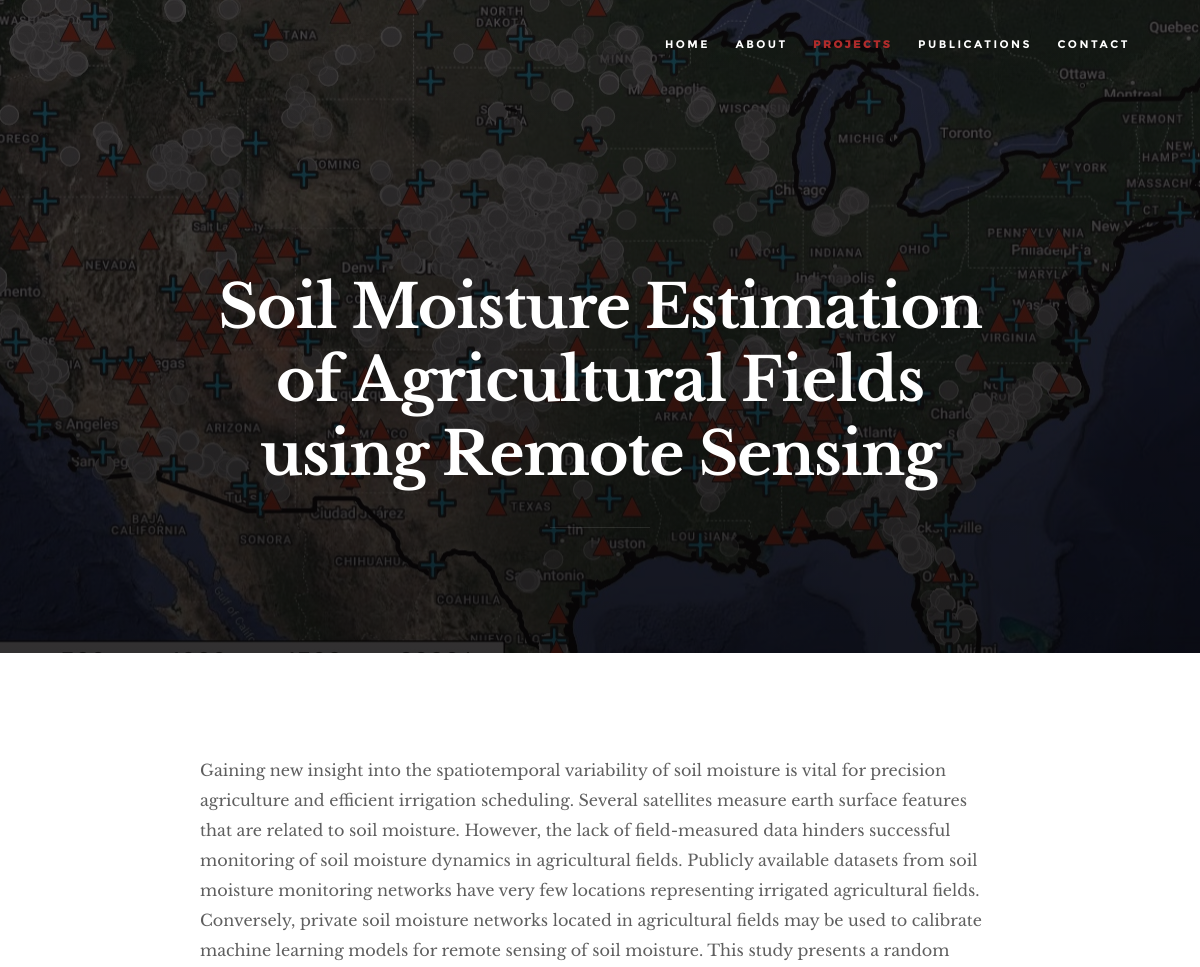
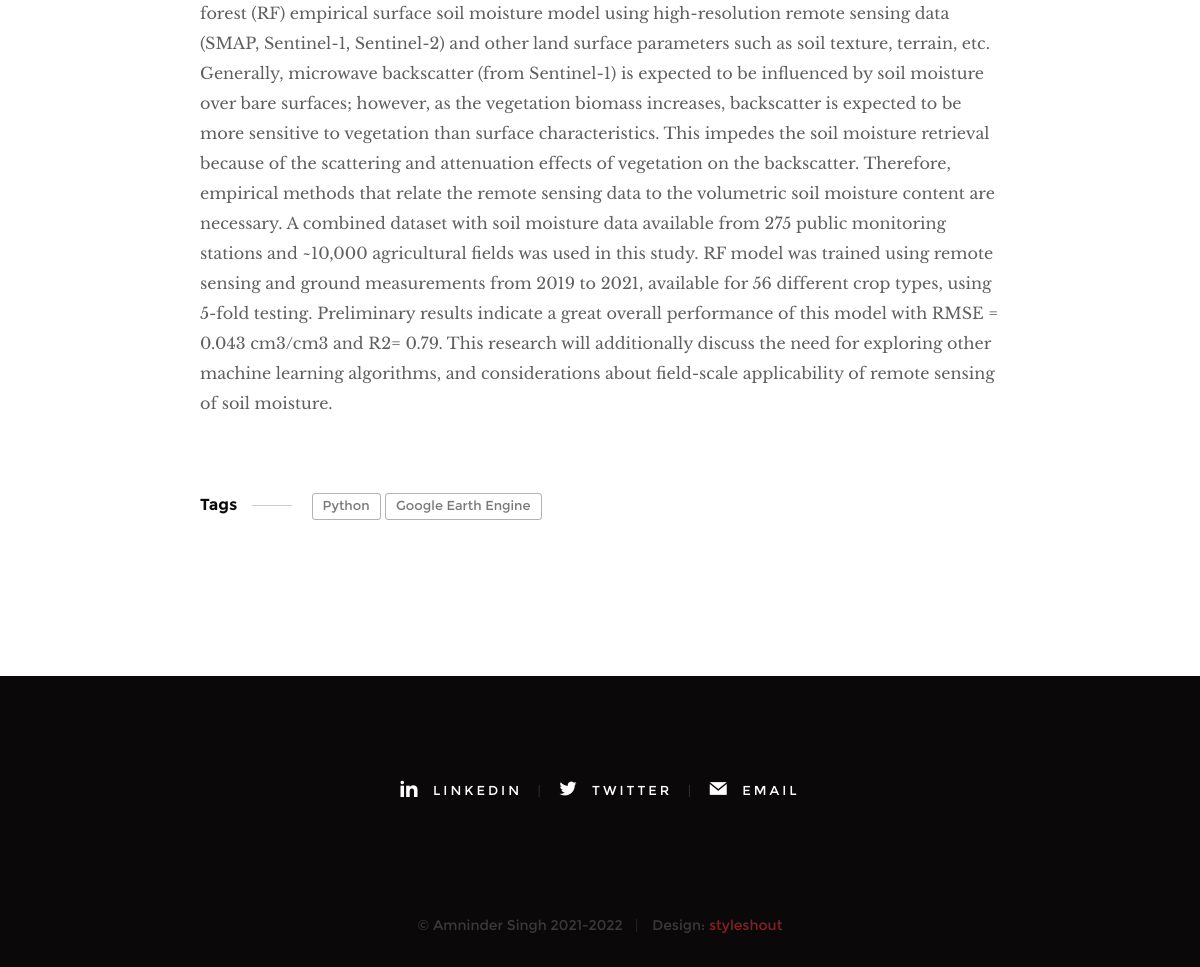
/project/7/, run on the app's committed database (2 pictures, top to bottom).
### home/models.py (models this page shows, shortened)
class Project(models.Model):
    title = models.CharField(max_length=200)
    description = models.TextField(null=True, blank=True)
    featured_image = models.ImageField(null=True, blank=True, default="default.jpg")
    image1 = models.ImageField(null=True, blank=True, default="default.jpg")
    image2 = models.ImageField(null=True, blank=True, default="default.jpg")
    image3 = models.ImageField(null=True, blank=True, default="default.jpg")
    project_link = models.TextField(max_length=500, null=True, blank=True)
    publication_link = models.TextField(max_length=2000, null=True, blank=True)
    tags = models.ManyToManyField('Tag', blank=True)
    created = models.DateTimeField(auto_now_add=True)
    class Meta:
        ordering = ['-created']

class Tag(models.Model):
    name = models.CharField(max_length=200)
    def __str__(self):
        return self.name

### home/views.py (the view)
# urls.py: path('project/<int:pk>/', views.project, name = "project")
def project(request, pk):
    projectObj = Project.objects.get(id=pk)
    return render(request, 'single-project.html', {'project': projectObj})

### templates/single-project.html (shortened to what this page needs)
{% load static %}
<!DOCTYPE html>
<html class="no-js" lang="en">
<head>
    <link rel="stylesheet" href="{% static 'css/base.css' %}">
    <link rel="stylesheet" href="{% static 'css/vendor.css' %}">
    <link rel="stylesheet" href="{% static 'css/main.css' %}">
</head>
<body id="top">
    <header class="s-header">
        <nav class="header-nav-wrap">
            <ul class="header-nav">
                <li><a href="{% url 'home' %}" title="home">Home</a></li>
                <li><a href="{% url 'home' %}#about" title="about">About</a></li>
                <li class="current"><a href="{% url 'home' %}#projects" title="projects">Projects</a></li>
                <li><a href="{% url 'home' %}#publications" title="publications">Publications</a></li>
                <li><a href="{% url 'home' %}#contact" title="contact">Contact</a></li>
            </ul>
        </nav>
    </header>
    <article class="blog-single">
        <div class="page-header page-header--single page-hero" style="background-image:url({{project.featured_image.url}});">
            <div class="row page-header__content narrow">
                <article class="col-full">
                    <div class="page-header__info">
                    </div>
                    <h1 class="page-header__title">
                        <a href="#0" title="">
                            {{project.title}}
                        </a>
                    </h1>
                    <ul class="page-header__meta">
                    </ul>
                </article>
            </div>
        </div>
        <div class="row blog-content">
            <div class="col-full blog-content__main">
                <p> {{project.description|linebreaks}}</p>
                <p class="blog-content__tags">
                    <span>Tags</span>
                    {% for tag in project.tags.all %}
                    <span class="blog-content__tag-list">
                        <a>{{tag}}</a>
                    </span>
                    {% endfor %}
                </p>
            </div>
        </div>
    </article>
    <footer>
        <div class="row">
            <div class="col-full">
                <ul class="footer-social">
                    <li><a href="https://www.linkedin.com/in/amninder-singh/" target="_blank">
                        <i class="im im-linkedin" aria-hidden="true"></i>
                        <span>LinkedIn</span>
                    </a></li>
                    <li><a href="https://twitter.com/amnindersahota" target="_blank">
                        <i class="im im-twitter" aria-hidden="true"></i>
                        <span>Twitter</span>
                    </a></li>
                    <li><a href="mailto:asing075@ucr.edu">
                        <i class="im im-mail" aria-hidden="true"></i>
                        <span>Email</span>
                    </a></li>
                </ul>
            </div>
        </div>
        <div class="row footer-bottom">
            <div class="col-twelve">
                <div class="copyright">
                    <span>© Amninder Singh 2021-2022</span>
                    <span>Design: <a href="https://www.styleshout.com/">styleshout</a></span>
                </div>
            </div>
        </div>
    </footer>
</body>
</html>

### static/css/base.css (style rules this page uses)
html { font-family: sans-serif; line-height: 1.15; -ms-text-size-adjust: 100%; -webkit-text-size-adjust: 100%; }
body { margin: 0; }
article, aside, footer, header, nav, section { display: block; }
h1 { font-size: 2em; margin: 0.67em 0; }
a { background-color: transparent; -webkit-text-decoration-skip: objects; }
html { font-size: 62.5%; box-sizing: border-box; }
*, *::before, *::after { box-sizing: inherit; }
body { font-weight: normal; line-height: 1; word-wrap: break-word; text-rendering: optimizeLegibility; -webkit-overflow-scrolling: touch; -webkit-text-size-adjust: none; }
body, input, button { -moz-osx-font-smoothing: grayscale; -webkit-font-smoothing: antialiased; }
div, dl, dt, dd, ul, ol, li, h1, h2, h3, h4, h5, h6, pre, form, p, blockquote, th, td { margin: 0; padding: 0; }
h1, h2, h3, h4, h5, h6 { -webkit-font-smoothing: auto; -webkit-font-smoothing: antialiased; -webkit-font-variant-ligatures: common-ligatures; -moz-font-variant-ligatures: common-ligatures; font-variant-ligatures: common-ligatures; text-rendering: optimizeLegibility; }
em, i { font-style: italic; line-height: inherit; }
ol, ul { list-style: none; }
li { display: block; }
a { text-decoration: none; line-height: inherit; }
.row { width: 94%; max-width: 1200px; margin: 0 auto; }
.row:after { content: ""; display: table; clear: both; }
[class*="col-"] { float: left; }
[class*="col-"] { padding: 0 20px; }
.col-twelve, .col-full { width: 100%; }
@media only screen and (max-width: 1200px) { [class*="col-"] { padding: 0 15px; } }

### data on the page
Project: featured_image (picture), title "Soil Moisture Estimation of Agricultural Fields using Remote Sensing", description "Gaining new insight into the spatiotemporal variability of soil moisture is vital for precision agriculture and efficient irrigation scheduling. Several satellites measure earth surface features that are related to soil moisture. However, the lack of field-measured data hinders successful monitoring of soil moisture dynamics in agricultural fields. Publicly available datasets from soil moisture monitoring networks have very few locations representing irrigated agricultural fields. Conversely, private soil moisture networks located in agricultural fields may be used to calibrate machine learning models for remote sensing of soil moisture. This study presents a random forest (RF) empirical…"
Tag: name "Python"
Tag: name "Google Earth Engine"
